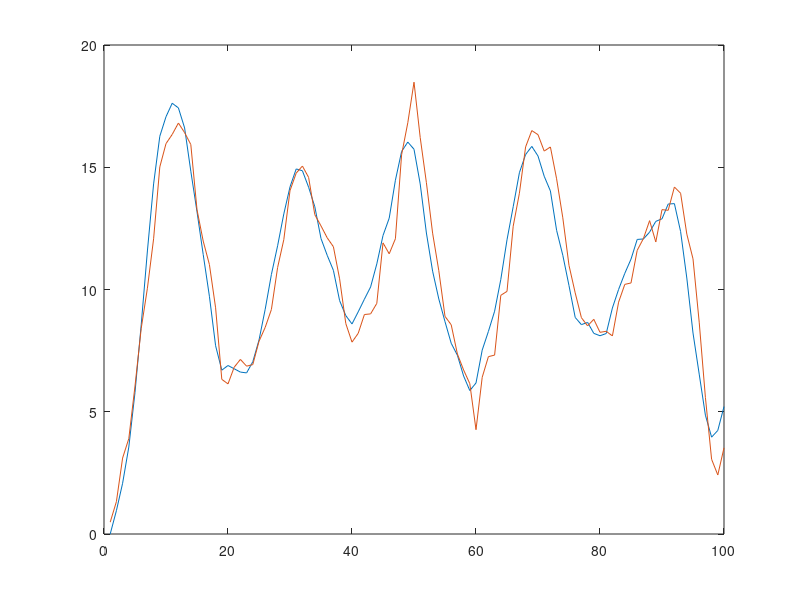

Write MATLAB code to recreate this figure.

A=[0 1; -.89 1.8];

B=[0;1];

H=[1 0];

Q=.1;

G=eye(2);

w=sqrt(.1)*randn(2,100); %Process noise

R=.1;



v=sqrt(.1)*randn(1,100); 

u=ones(1,100);

x=zeros(2,100);

for k=1:99

x(:,k+1)=A*x(:,k)+B*u(k)+G*w(:,k);

z(k)=H*x(:,k)+v(k);

end

z(100)=H*x(:,100)+v(100);

estx_minus=[0;0];

P=[2 0;0 3];

estx=zeros(2,100);

for k=1:100

Pminus=A*P*A'+G*Q*G';

estx_minus=A*estx_minus+B*u(k);

P=inv(inv(Pminus)+H'*inv(R)*H);

K=P*H'*inv(R); %Kalman Gain

estx(:,k)=estx_minus+K*(z(k)-H*estx_minus);

end

plot(1:100,x(1,:),1:100,estx(1,:));

plot(1:100,x(2,:),1:100,estx(2,:));
